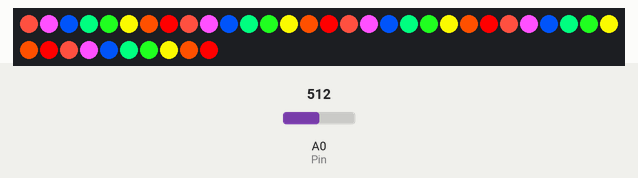
Bench run of a sketch on a simulated Arduino Uno, built with avr-gcc and run on an emulated ATmega328P. Parts: 40 RGB LEDs in strip order, left to right, continuing on the next row. The test bench sets the inputs (shaded band); at power-on: A0 (Pin) = 512.

Above: at 1.2 s.
1.3 s: A0 (Pin) set to 485
At 2.5 s:
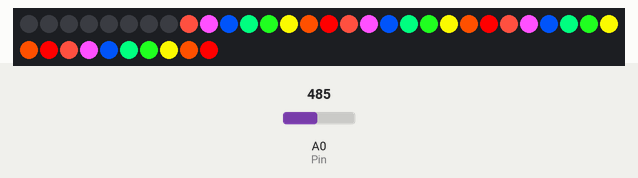
2.8 s: A0 (Pin) set to 108
At 4.0 s:
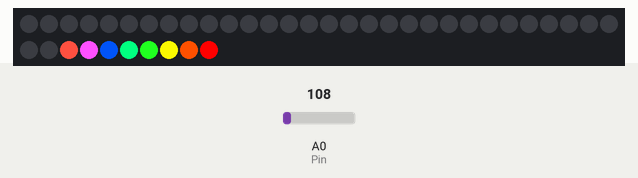
4.3 s: A0 (Pin) set to 92
At 5.2 s:
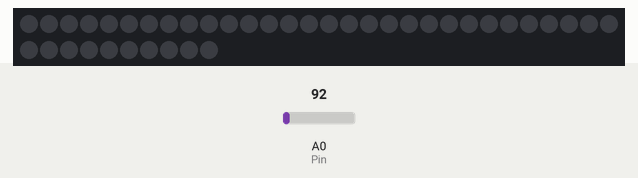
5.8 s: A0 (Pin) set to 110
At 6.8 s:
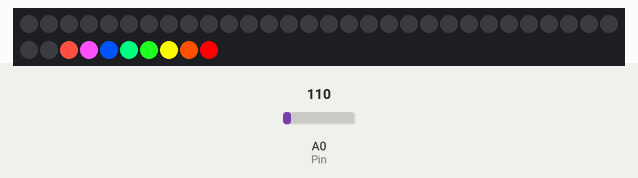
7.4 s: A0 (Pin) set to 90
At 8.6 s:
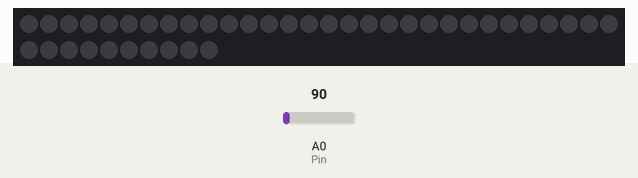
Timing chart, 0 to 9.9 s (numbered marks = the images above; inputs shaded):
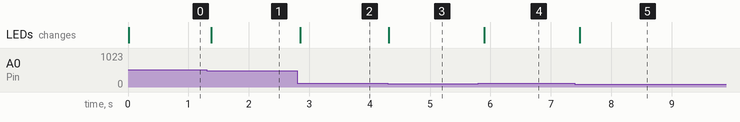

Measured:
- the behaviour switches between 501 and 500 on A0 (Pin) (found by bisection; images 0 and 1)
- the behaviour switches between 101 and 100 on A0 (Pin) (found by bisection; images 2 and 3)
- after the input at 1.3 s, the LEDs: change after 0.08 s (image 1)
- after the input at 2.8 s, the LEDs: change after 0.05 s (image 2)
- after the input at 4.3 s, the LEDs: change at once (image 3)
- after the input at 5.8 s, the LEDs: change after 0.10 s (image 4)
- after the input at 7.4 s, the LEDs: change after 0.08 s (image 5)

The sketch:

SourceCode.ino
```cpp
#include <MSGEQ7.h>
#include <Adafruit_NeoPixel.h>
#define MIN_K_value 100
#define MAX_K_value 200
int K_value = 100;
MSGEQ7 eq;
Adafruit_NeoPixel pixels = Adafruit_NeoPixel(40, 6, NEO_GRB + NEO_KHZ800);
//네오픽셀LED의 개수, 네오픽셀이 연결된 아두이노의 핀 번호, 네오픽셀의 타입에 따라 바뀌는 flag

uint32_t color_map[40] =
{ //위치별 픽셀 색상설정.
   0x00ff5040,0x00ff50ff,0x000050ee,0x0000ff80,0x0020ff20,0x00efef00,0x00ff5000,0x00ff0000,
  0x00ff5040,0x00ff50ff,0x000050ee,0x0000ff80,0x0020ff20,0x00efef00,0x00ff5000,0x00ff0000,
  0x00ff5040,0x00ff50ff,0x000050ee,0x0000ff80,0x0020ff20,0x00efef00,0x00ff5000,0x00ff0000,
  0x00ff5040,0x00ff50ff,0x000050ee,0x0000ff80,0x0020ff20,0x00efef00,0x00ff5000,0x00ff0000,
  0x00ff5040,0x00ff50ff,0x000050ee,0x0000ff80,0x0020ff20,0x00efef00,0x00ff5000,0x00ff0000
};

void setup() {
  eq.init();//이퀄라이저를 사용하기 시작
  pixels.begin();//네오픽셀을 초기화 하기위해 모든 LED를 OFF 시킴(모든 명령이나 제어문 제거)
  pixels.clear();//네오픽셀 초기화
}

void on_pixel(int index) {
  pixels.setPixelColor(index, color_map[index]); //index위치에 색상을 설정
}

void loop() {
  eq.poll(); //digitalWrite함수를 이용하여 다중입출력을 제어하는 poll함수
  //소리 입력 받음
  int max_v = 0;
  pixels.clear(); //네오픽셀 초기화
  for (int i = 0; i < 7; i++) { //입력받은 신호에 따라 네오픽셀을 제어
    int p = eq.getValue(i); //i번째의 spectrumvalues 값
    max_v = (p>max_v ?  p: max_v); //p와 max_v중 큰값을 max_v에 저장
    for (int j = 0; j < 5; j++) { //네오픽셀의 5번째 행까지 반복
      if (p > K_value*(5 - j)) { //p값이 K_value*(5-j)보다 크면
        on_pixel(i + (8 * j));
        //i+(8*j)번째 픽셀을 color_map에 지정된 색으로 설정
      }
    }
       }
  //마지막 열은 최대 음량을 출력
  for (int j = 0; j < 5; j++) {
    if (max_v > K_value*(5 - j)) { //저장한 max_v값이 K_value*(5-j)값보다 크면
      on_pixel(7 + (8 * j));
      //7+(8*j)번째 픽셀을 color_map[7+(8*j)]색으로 설정
    }
  }
  K_value = constrain(max_v / 5, MIN_K_value, MAX_K_value);
  // max_v/5의 값을 ( MIN_K_value ~ MAX_K_value ) 사이의 값으로 한정
  //5등분 분할의 기준을 음악의 최대값의 크기에 맞게 조절
  pixels.show(); //코드에서 작성한 명령을 NeoPixel로 넘겨 실제로 LED를 켜고 끄는 명령을 하게 하는 함수
  delay(100); // 0.1 초 딜레이를 준다.
}
```

MSGEQ7.cpp
```cpp
#include "MSGEQ7.h"

MSGEQ7::MSGEQ7()
{
	MSGEQ7::Pin = A0;
	MSGEQ7::strobePin = 4;
	MSGEQ7::resetPin = 5;
}

void MSGEQ7::init(int value, int strobePin, int resetPin)
{
	MSGEQ7::Pin = value; //입력한 값들 대입
	MSGEQ7::strobePin = strobePin;
	MSGEQ7::resetPin = resetPin;

	//- pinMode(pin, mode) : 특정 디지털용 pin을 입력용으로 할지 출력용으로 할지 설정
	pinMode(MSGEQ7::Pin, INPUT); // 입력 핀으로 설정
	pinMode(MSGEQ7::strobePin, OUTPUT); // 출력 핀으로 설정
	pinMode(MSGEQ7::resetPin, OUTPUT);
	analogReference(DEFAULT);
	// 아날로그 입력에 사용하는 기준전압을 사용하는 보드의 기준 전압으로 설정.
}

void MSGEQ7::init()
{
	pinMode(MSGEQ7::Pin, INPUT); //INPUT 입력핀으로 설정
	pinMode(MSGEQ7::strobePin, OUTPUT); //OUTPUT 출력핀으로 설정
	pinMode(MSGEQ7::resetPin, OUTPUT);
	analogReference(DEFAULT); //기준전압을 설정하는 함수
	 // DEFAULT = 사용하는 보드의 기준 전압을 아날로그 입력에 사용.
}

void MSGEQ7::poll() //다중입출력 함수
{
	digitalWrite(MSGEQ7::resetPin, HIGH); //전압 on
	digitalWrite(MSGEQ7::resetPin, LOW); //전압 off
	//digitalWrite(핀, 모드) HIGH =1, LOW =0

	for (int i = 0; i < 7; i++) {
		digitalWrite(MSGEQ7::strobePin, LOW);
		//strobePin에 전압 0
		delayMicroseconds(30); //출력을 위해 30만분의1초 지연
		MSGEQ7::spectrumValues[i] = analogRead(MSGEQ7::Pin);
		//analogRead(pin) : pin에 연결된 아날로그 신호 선의 전압 값을 디지털 값으로 읽어 들이는 함수
		//Pin의 값을 Values배열에 차례대로 저장
		digitalWrite(MSGEQ7::strobePin, HIGH);
		//strobePin에 전압을 준다
	}

	digitalWrite(MSGEQ7::resetPin, LOW); //  확실히 하기 위해
	digitalWrite(MSGEQ7::strobePin, HIGH); //
	delay(10); //0.001초 딜레이
}

int MSGEQ7::getValue(int index)
{
	return MSGEQ7::spectrumValues[index];
	//왼쪽 값을 저장한 배열의 index위치에 저장된 값을 반환
}
```

MSGEQ7.h
```cpp
#if defined(ARDUINO) && ARDUINO >= 100
#include "Arduino.h"
#else
#include "WProgram.h"
#include <thePins_arduino.h>
#endif

class MSGEQ7
{
public:
	MSGEQ7();
	void init(int value, int strobePin, int resetPin);
	void init();
	void poll();

	int getValue(int index);

private:
	int Pin; // read left value
	int strobePin; // strobe is attached to digital pin 2
	int resetPin; // reset is attached to digital pin 3

	int spectrumValues[7];
};
```
